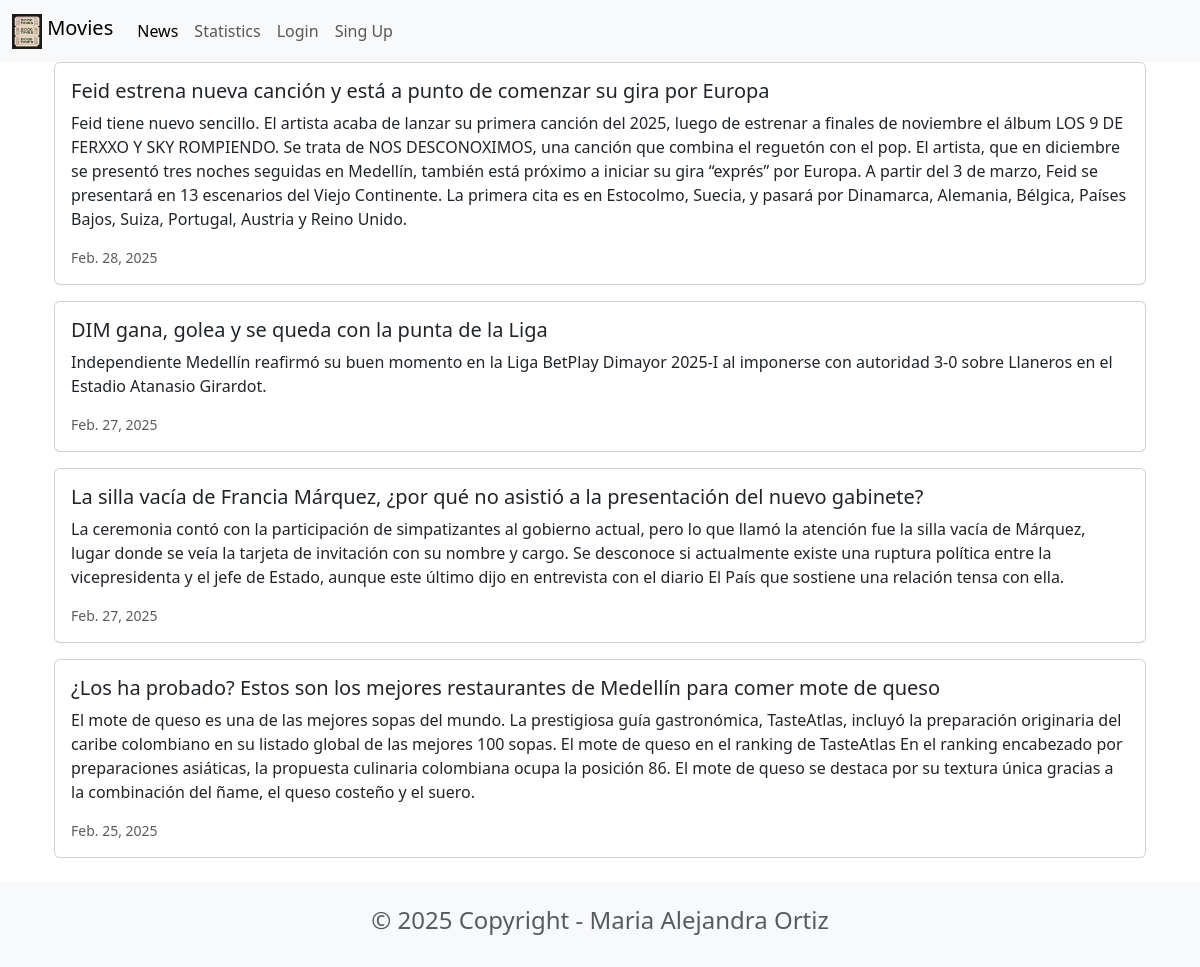
Page /news/ on the committed database.
### news/models.py (models this page shows, shortened)
class News( models.Model ):
    headline = models.CharField( max_length=200 )
    body = models.TextField()
    date = models.DateField()

### news/views.py (the view)
# urls.py: path('news/', include('news.urls')),
def news(request):
    newss = News.objects.all().order_by("-date")
    return render(request, 'news.html', {'newss': newss})

### news/templates/news.html
{% extends 'base.html' %}
{% block content %}
<div class = "container">
    {% for news in newss %}
    <div class="card mb-3">
        <div class="row g-0">
            <div>
                <div class="card-body">
                    <h5 class="card-title">{{news.headline}}</h5>
                    <p class="card-text">{{news.body}}</p>
                    <p class="card-text"><small class="text-muted">{{news.date}}</small></p>
                </div>
            </div>
        </div>
    </div>
    {% endfor %}
</div>
{% endblock content %}

### rows in the picture
News: headline "Feid estrena nueva canción y está a punto de comenzar su gira por Europa", body "Feid tiene nuevo sencillo. El artista acaba de lanzar su primera canción del 2025, luego de estrenar a finales de noviembre el álbum LOS 9 DE FERXXO Y SKY ROMPIENDO. Se trata de NOS DESCONOXIMOS, una canción que combina el reguetón con el pop. El artista, que en diciembre se presentó tres noches seguidas en Medellín, también está próximo a iniciar su gira “exprés” por Europa. A partir del 3 de marzo, Feid se presentará en 13 escenarios del Viejo Continente. La primera cita es en Estocolmo, Suecia, y pasará por Dinamarca, Alemania, Bélgica, Países Bajos, Suiza, Portugal, Austria y Reino Unido.", date "Feb. 28, 2025"
News: headline "DIM gana, golea y se queda con la punta de la Liga", body "Independiente Medellín reafirmó su buen momento en la Liga BetPlay Dimayor 2025-I al imponerse con autoridad 3-0 sobre Llaneros en el Estadio Atanasio Girardot.", date "Feb. 27, 2025"
News: headline "La silla vacía de Francia Márquez, ¿por qué no asistió a la presentación del nuevo gabinete?", body "La ceremonia contó con la participación de simpatizantes al gobierno actual, pero lo que llamó la atención fue la silla vacía de Márquez, lugar donde se veía la tarjeta de invitación con su nombre y cargo. Se desconoce si actualmente existe una ruptura política entre la vicepresidenta y el jefe de Estado, aunque este último dijo en entrevista con el diario El País que sostiene una relación tensa con ella.", date "Feb. 27, 2025"
News: headline "¿Los ha probado? Estos son los mejores restaurantes de Medellín para comer mote de queso", body "El mote de queso es una de las mejores sopas del mundo. La prestigiosa guía gastronómica, TasteAtlas, incluyó la preparación originaria del caribe colombiano en su listado global de las mejores 100 sopas. El mote de queso en el ranking de TasteAtlas En el ranking encabezado por preparaciones asiáticas, la propuesta culinaria colombiana ocupa la posición 86. El mote de queso se destaca por su textura única gracias a la combinación del ñame, el queso costeño y el suero.", date "Feb. 25, 2025"
